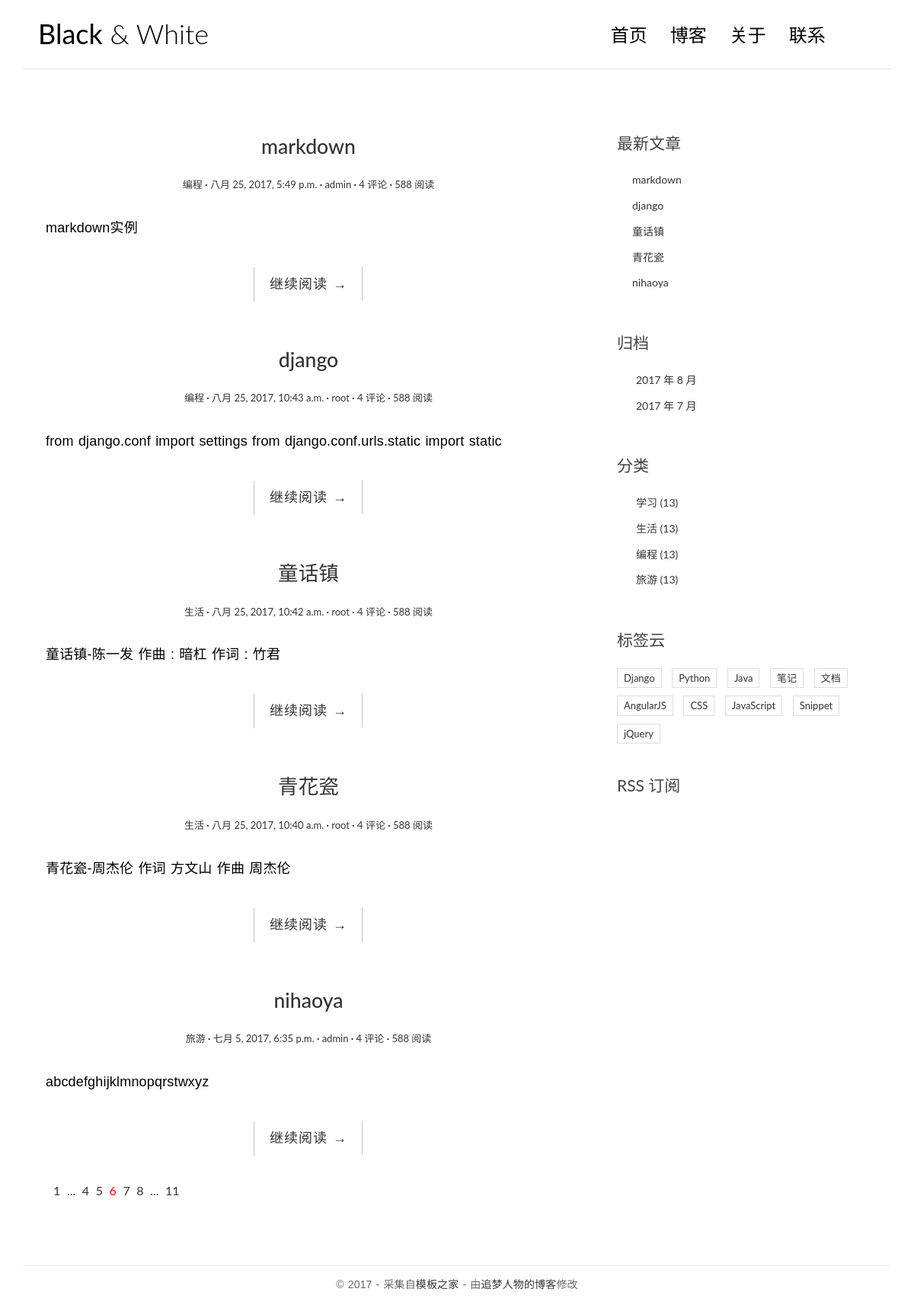
The page / on the database its author committed.
### app/models.py (models this page shows, shortened)
class Post(models.Model):
	title = models.CharField(max_length=70)
	body = models.TextField()
	created_time = models.DateTimeField()
	modified_time = models.DateTimeField()
	excerpt =models.CharField(max_length=200,blank=True)
	category = models.ForeignKey(Category)
	tags = models.ManyToManyField(Tag,blank=True)
	author = models.ForeignKey(User)
	def get_absolute_url(self):
		return reverse('app:detail', kwargs={'pk': self.pk})

class Category(models.Model):
	name = models.CharField(max_length=100)

### app/views.py (the view)
# urls.py: urlpatterns=[url(r'^$',views.index,name='index'),
def index(request):
    post_list = Post.objects.all().order_by('-created_time')
    return render(request, 'app/index.html', context={'post_list': post_list})

### app/templatetags/app_tags.py (called while the page is built)
@register.simple_tag
def get_recent_posts(num=5):
    return Post.objects.all().order_by('-created_time')[:num]

@register.simple_tag
def archives():
    return Post.objects.dates('created_time', 'month', order='DESC')

@register.simple_tag
def get_categories():
    return Category.objects.all()

### templates/app/index.html
{% extends 'base.html' %}
{% block main %}
    {% for post in post_list %}
                    <article class="post post-{{ post.pk  }}">
                        <header class="entry-header">
                            <h1 class="entry-title">
                                <a href="{{ post.get_absolute_url }}">{{ post.title }}</a>
                            </h1>
                            <div class="entry-meta">
                                <span class="post-category"><a href="#">{{ post.category.name }}</a></span>
                                <span class="post-date"><a href="#"><time class="entry-date"
                                                                          datetime="{{ post.created_time }}">{{ post.created_time }}</time></a></span>
                                <span class="post-author"><a href="#">{{ post.author }}</a></span>
                                <span class="comments-link"><a href="#">4 评论</a></span>
                                <span class="views-count"><a href="#">588 阅读</a></span>
                            </div>
                        </header>
                        <div class="entry-content clearfix">
                            <p>{{ post.excerpt }}</p>
                            <div class="read-more cl-effect-14">
                                <a href="{{ post.get_absolute_url }}" class="more-link">继续阅读 <span class="meta-nav">→</span></a>
                            </div>
                        </div>
                    </article>
                {% empty %}
                    <div class="no-post">暂时还没有发布的文章！</div>
                {% endfor %}
                <div class="pagination">
                    <ul>
                        <li><a href="">1</a></li>
                        <li><a href="">...</a></li>
                        <li><a href="">4</a></li>
                        <li><a href="">5</a></li>
                        <li class="current"><a href="">6</a></li>
                        <li><a href="">7</a></li>
                        <li><a href="">8</a></li>
                        <li><a href="">...</a></li>
                        <li><a href="">11</a></li>
                    </ul>
                </div>
{% endblock main %}

### templates/base.html (shortened to what this page needs)
{% load staticfiles %}
{% load app_tags %}
<!DOCTYPE html>
<html>
<head>
        <link rel="stylesheet" href="http://code.ionicframework.com/ionicons/2.0.1/css/ionicons.min.css">
    <link rel="stylesheet" href="{% static 'app/css/bootstrap.min.css' %}">
    <link rel="stylesheet" href="{% static 'app/css/pace.css' %}">
    <link rel="stylesheet" href="{% static 'app/css/custom.css' %}">
</head>
<body>
<div class="container">
    <header id="site-header">
        <div class="row">
            <div class="col-md-4 col-sm-5 col-xs-8">
                <div class="logo">
                    <h1><a href="{% url 'app:index' %}"><b>Black</b> &amp; White</a></h1>
                </div>
            </div>
            <div class="col-md-8 col-sm-7 col-xs-4">
                <nav class="main-nav" role="navigation">
                    <div class="collapse navbar-collapse" id="bs-example-navbar-collapse-1">
                        <ul class="nav navbar-nav navbar-right">
                            <li class="cl-effect-11"><a href="{% url 'app:index' %}" data-hover="首页">首页</a></li>
                            <li class="cl-effect-11"><a href="full-width.html" data-hover="博客">博客</a></li>
                            <li class="cl-effect-11"><a href="about.html" data-hover="关于">关于</a></li>
                            <li class="cl-effect-11"><a href="contact.html" data-hover="联系">联系</a></li>
                        </ul>
                    </div>
                </nav>
            </div>
        </div>
    </header>
</div>
<div class="content-body">
    <div class="container">
        <div class="row">
            <main class="col-md-8">
                {% block main %}
                {% endblock main %}
            </main>
            <aside class="col-md-4">
                <div class="widget widget-recent-posts">
                  <h3 class="widget-title">最新文章</h3>
                  {% get_recent_posts as recent_post_list %}
                  <ul>
                    {% for post in recent_post_list %}
                    <li>
                      <a href="{{ post.get_absolute_url }}">{{ post.title }}</a>
                    </li>
                    {% empty %}
                    暂无文章！
                    {% endfor %}
                  </ul>
                </div>
                <div class="widget widget-archives">
                  <h3 class="widget-title">归档</h3>
                  {% archives as date_list %}
                  <ul>
                    {% for date in date_list %}
                    <li>
                      <a href="{% url 'app:archives' date.year date.month %}">{{ date.year }} 年 {{ date.month }} 月</a>
                    </li>
                    {% empty %}
                    暂无归档！
                    {% endfor %}
                  </ul>
                </div>
                <div class="widget widget-category">
                  <h3 class="widget-title">分类</h3>
                  {% get_categories as category_list %}
                  <ul>
                    {% for category in category_list %}
                    <li>
                      <a href="{% url 'app:category' category.pk %}">{{ category.name }} <span class="post-count">(13)</span></a>
                    </li>
                    {% empty %}
                    暂无分类！
                    {% endfor %}
                  </ul>
                </div>
                <div class="widget widget-tag-cloud">
                    <h3 class="widget-title">标签云</h3>
                    <ul>
                        <li>
                            <a href="#">Django</a>
                        </li>
                        <li>
                            <a href="#">Python</a>
                        </li>
                        <li>
                            <a href="#">Java</a>
                        </li>
                        <li>
                            <a href="#">笔记</a>
                        </li>
                        <li>
                            <a href="#">文档</a>
                        </li>
                        <li>
                            <a href="#">AngularJS</a>
                        </li>
                        <li>
                            <a href="#">CSS</a>
                        </li>
                        <li>
                            <a href="#">JavaScript</a>
                        </li>
                        <li>
                            <a href="#">Snippet</a>
                        </li>
                        <li>
                            <a href="#">jQuery</a>
                        </li>
                    </ul>
                </div>
                <div class="rss">
                    <a href=""> RSS 订阅</a>
                </div>
            </aside>
        </div>
    </div>
</div>
<footer id="site-footer">
    <div class="container">
        <div class="row">
            <div class="col-md-12">
                <p class="copyright">&copy 2017 - 采集自<a href="http://www.cssmoban.com/"
                                                        target="_blank" title="模板之家">模板之家</a>
                    - 由<a href="http://zmrenwu.com/" title="网页模板" target="_blank">追梦人物的博客</a>修改
                </p>
            </div>
        </div>
    </div>
</footer>
</body>
</html>

### app/static/app/css/custom.css (style rules this page uses)
* { outline: none; }
h1, h2, h3, h4, h5, h6 { margin-top: 0; }
b { font-weight: 400; }
a { color: #333; }
body { color: #444; font-family: 'Lato', sans-serif; }
p { font-family: 'Ubuntu', sans-serif; font-weight: 400; word-spacing: 1px; letter-spacing: 0.01em; }
#site-header { background-color: #FFF; padding: 25px 20px; margin-bottom: 40px; border-bottom: 1px solid #e7e7e7; }
.logo h1 a { color: #000; }
.logo h1 { margin: 0; font-family: 'Lato', sans-serif; font-weight: 300; }
.main-nav { margin-top: 11px; max-width: 95%; }
.main-nav a { color: #000000 !important; padding: 0 0 5px 0 !important; margin-right: 30px; font-family: 'Lato', sans-serif; font-weight: 300; font-size: 24px; }
.cl-effect-11 a { padding: 10px 0; color: #0972b4; text-shadow: none; }
.cl-effect-11 a::before { position: absolute; top: 0; left: 0; overflow: hidden; padding: 0 0 5px 0 !important; max-width: 0; border-bottom: 1px solid #000; color: #000; content: attr(data-hover); white-space: nowrap; -webkit-transition: max-width 0.5s; -moz-transition: max-width 0.5s; transition: max-width 0.5s; }
.content-body { padding-bottom: 4em; }
.post { background: #fff; padding: 30px 30px 0; }
.entry-title { text-align: center; font-size: 1.9em; margin-bottom: 20px; line-height: 1.6; padding: 10px 20px 0; }
.entry-meta { text-align: center; color: #DDDDDD; font-size: 13px; margin-bottom: 30px; }
.entry-content { font-size: 18px; line-height: 1.9; font-weight: 300; color: #000; }
.post-category::after, .post-date::after, .post-author::after, .comments-link::after { content: ' ·'; color: #000; }
.read-more { font-family: 'Ubuntu', sans-serif; font-weight: 400; word-spacing: 1px; letter-spacing: 0.01em; text-align: center; margin-top: 20px; }
.cl-effect-14 a { padding: 0 20px; height: 45px; line-height: 45px; position: relative; display: inline-block; margin: 15px 25px; letter-spacing: 1px; font-weight: 400; text-shadow: 0 0 1px rgba(255, 255, 255, 0.3); }
.cl-effect-14 a::before, .cl-effect-14 a::after { position: absolute; width: 45px; height: 1px; background: #C3C3C3; content: ''; -webkit-transition: all 0.3s; -moz-transition: all 0.3s; transition: all 0.3s; pointer-events: none; }
.cl-effect-14 a::before { top: 0; left: 0; -webkit-transform: rotate(90deg); -moz-transform: rotate(90deg); transform: rotate(90deg); -webkit-transform-origin: 0 0; -moz-transform-origin: 0 0; transform-origin: 0 0; }
.cl-effect-14 a::after { right: 0; bottom: 0; -webkit-transform: rotate(90deg); -moz-transform: rotate(90deg); transform: rotate(90deg); -webkit-transform-origin: 100% 0; -moz-transform-origin: 100% 0; transform-origin: 100% 0; }
.widget { background: #fff; padding: 30px 0 0; }
.widget-title { font-size: 1.5em; margin-bottom: 20px; line-height: 1.6; padding: 10px 0 0; font-weight: 400; }
.widget-recent-posts ul { padding: 0; margin: 0; padding-left: 20px; }
.widget-recent-posts ul li { list-style-type: none; position: relative; line-height: 170%; margin-bottom: 10px; }
.widget-recent-posts ul li::before { content: '\f3d3'; font-family: "Ionicons"; position: absolute; left: -17px; top: 3px; font-size: 16px; color: #000; }
.widget-archives ul { padding: 0; margin: 0; padding-left: 25px; }
.widget-archives ul li { list-style-type: none; position: relative; line-height: 170%; margin-bottom: 10px; }
.widget-archives ul li::before { content: '\f3f3'; font-family: "Ionicons"; position: absolute; left: -25px; top: 1px; font-size: 16px; color: #000; }
.widget-category ul { padding: 0; margin: 0; padding-left: 25px; }
.widget-category ul li { list-style-type: none; position: relative; line-height: 170%; margin-bottom: 10px; }
.widget-category ul li::before { content: '\f3fe'; font-family: "Ionicons"; position: absolute; left: -25px; top: 1px; font-size: 18px; color: #000; }
.widget-tag-cloud ul { padding: 0; margin: 0; margin-right: -10px; }
.widget-tag-cloud ul li { list-style-type: none; font-size: 13px; display: inline-block; margin-right: 10px; margin-bottom: 10px; padding: 3px 8px; border: 1px solid #ddd; }
.rss { font-size: 21px; margin-top: 30px; }
.rss a { color: #444; }
#site-footer { padding-top: 10px; padding: 0 0 1.5em 0; }
.copyright { text-align: center; padding-top: 1em; margin: 0; border-top: 1px solid #eee; color: #666; }
.pagination ul { list-style: none; }
.pagination ul li { display: inline-block; font-size: 16px; margin-right: 5px; }
.current a { color: red; }

### rows shown on the page
Post: title "markdown", category.name "编程", created_time "八月 25, 2017, 5:49 p.m.", author "admin", excerpt "markdown实例"
Post: title "django", category.name "编程", created_time "八月 25, 2017, 10:43 a.m.", author "root", excerpt "from django.conf import settings from django.conf.urls.static import static"
Post: title "童话镇", category.name "生活", created_time "八月 25, 2017, 10:42 a.m.", author "root", excerpt "童话镇-陈一发 作曲 : 暗杠 作词 : 竹君"
Post: title "青花瓷", category.name "生活", created_time "八月 25, 2017, 10:40 a.m.", author "root", excerpt "青花瓷-周杰伦 作词 方文山 作曲 周杰伦"
Post: title "nihaoya", category.name "旅游", created_time "七月 5, 2017, 6:35 p.m.", author "admin", excerpt "abcdefghijklmnopqrstwxyz"
Category: name "学习"
Category: name "生活"
Category: name "编程"
Category: name "旅游"

### other values the page prints
{{ date.year }} "2017" "2017"
{{ date.month }} "8" "7"
